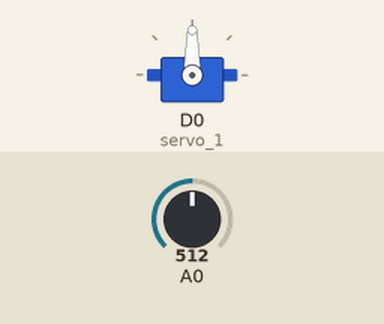
A sketch run on a simulated ESP8266 (NodeMCU). Parts: servo. The test bench sets the inputs (shaded band); at power-on: A0 = 512.

Above: at 1.2 s.
1.3 s: A0 set to 716
At 2.2 s:
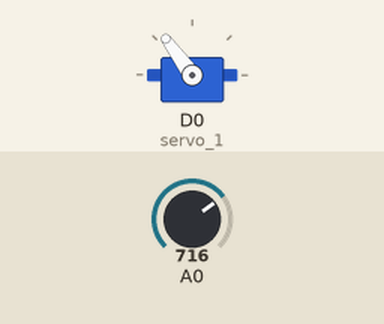
2.8 s: A0 set to 900
At 3.4 s:
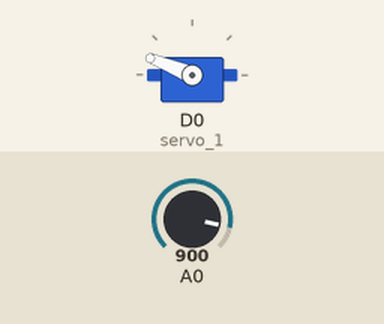
4.3 s: A0 set to 1023
At 5.5 s:
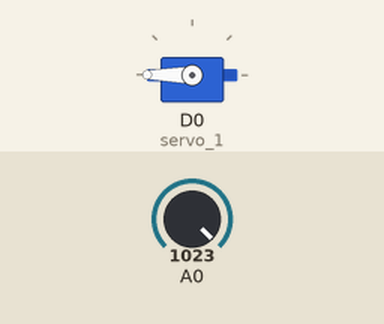
5.8 s: A0 set to 306
At 6.9 s:
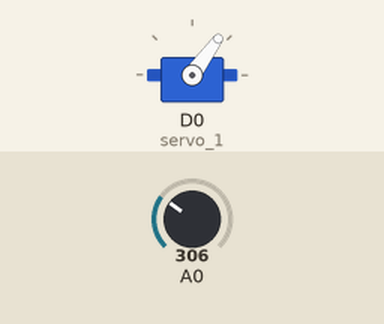
7.3 s: A0 set to 122
At 8.0 s:
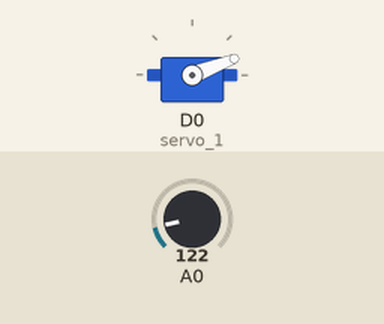
8.8 s: A0 set to 511
At 9.1 s:
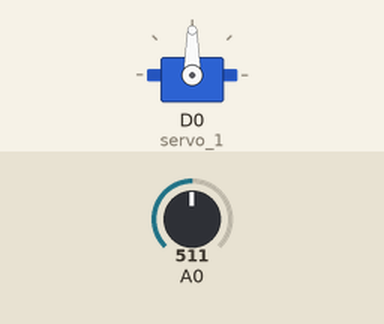
Timing chart, 0 to 11.3 s (numbered marks = the images above; inputs shaded):
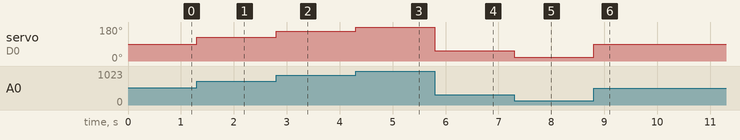

The sketch:

1.ino
```cpp
#include <Servo.h>

Servo servo_1;
int chtoto;
int chtoto_2;

void setup() {
  // put your setup code here, to run once:
  pinMode(A0, INPUT);
  servo_1.attach(D0, 600, 2600);
}

void loop() {
  // put your main code here, to run repeatedly:
  chtoto = analogRead(A0);
  chtoto_2 = map(chtoto, 0, 1023, 0, 180);
  servo_1.write(chtoto_2);
}
```

Measured:
- after the input at 1.3 s, servo on D0 (servo_1): 90° → 126° at once
- after the input at 2.8 s, servo on D0 (servo_1): 126° → 158° at once
- after the input at 4.3 s, servo on D0 (servo_1): 158° → 180° at once
- after the input at 5.8 s, servo on D0 (servo_1): 180° → 54° at once
- after the input at 7.3 s, servo on D0 (servo_1): 54° → 21° at once
- after the input at 8.8 s, servo on D0 (servo_1): 21° → 90° at once
